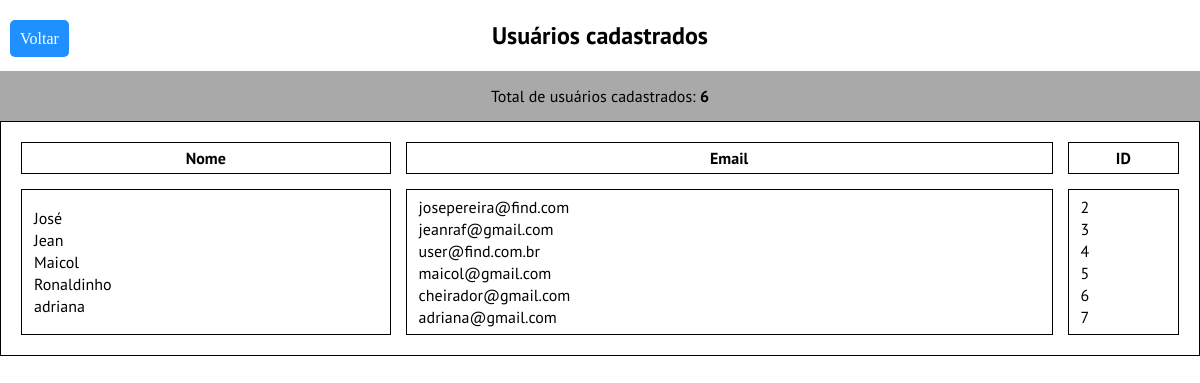
Screenshot of /dashboard-admin/list-user.php with the database file from the repository.
### tables this page shows
CREATE TABLE `user` (
  `id` int(11) NOT NULL,
  `level` int(11) NOT NULL,
  `name` varchar(50) NOT NULL,
  `last_name` varchar(50) NOT NULL,
  `email` varchar(50) NOT NULL,
  `senha` varchar(50) NOT NULL,
  `tel` varchar(15) NOT NULL
);

### dashboard-admin/list-user.php (the view, shortened to what this page needs)
<?php
include '../admin/connect.php';
?>
<!DOCTYPE html>
<html>
    <head>
        <link rel="stylesheet" type="text/css" href="css/list-user.css">
        <link rel="stylesheet" type="text/css" href="css/default.css">
    </head>
    <body>
        <div class="botton">
            <a href="index.php">Voltar</a>
        </div>
        <h2>Usuários cadastrados</h2>
        <div class="content">
            <div class="quantidade">
                <span>Total de usuários cadastrados:
                <b>
                    <?php
                        $result = mysqli_query($connect, "SELECT count(*) as total from user");
                        $data = mysqli_fetch_assoc($result);
                        echo $data['total'];
                        ?>
                </b>
                </span>
            </div>
            <div class="report-user">
                <div class="users">
                    <table style="width:100%">
                      <tr>
                        <th>Nome</th>
                        <th>Email</th>
                        <th>ID</th>
                      </tr>
                      <tr>
                        <td>
                            <?php
                                mysqli_set_charset($connect,'utf8');
                                $sql = "SELECT name FROM user";
                                $resultado = mysqli_query($connect,$sql);
                                while ($linha = mysqli_fetch_array($resultado)){
                                    $nome = $linha["name"];
                                    echo("<p>$nome</p>");
                                }
                            ?>
                        </td>
                          <td>
                            <?php
                            mysqli_set_charset($connect,'utf8');
                                $sql = "SELECT email FROM user";
                                $resultado = mysqli_query($connect,$sql);
                                while ($linha = mysqli_fetch_array($resultado)){
                                    $email = $linha["email"];
                                    echo("<p>$email</p>");
                                }
                            ?>
                          </td>
                          <td>
                            <?php
                            mysqli_set_charset($connect,'utf8');
                                $sql = "SELECT id FROM user";
                                $resultado = mysqli_query($connect,$sql);
                                while ($linha = mysqli_fetch_array($resultado)){
                                    $id = $linha["id"];
                                    echo("<p>$id</p>");
                                }
                            ?>
                          </td>
                      </tr>
                    </table>
                </div>
            </div>
        </div>
    </body>
</html>

### dashboard-admin/css/list-user.css (style rules this page uses)
body { margin:0px; }
.content { font-family: 'PT Sans', sans-serif; }
h2 { font-family: 'PT Sans', sans-serif; text-align: center; }
table, th, td { border: 1px solid black; padding: 5px; }
p { margin: 2px; padding-left: 5px; }
table { border-spacing: 15px; }
.quantidade { width: 100%; height: 50px; background-color: darkgrey; display: flex; justify-content: center; align-items: center; }
.quantidade span { font-family: 'PT Sans', sans-serif; }

### dashboard-admin/css/default.css (style rules this page uses)
.botton { position: absolute; margin-left: 10px; margin-top: 10px; }
.botton a { background-color: dodgerblue; border-radius: 5px; padding: 10px; color: #FFF; text-decoration: none; }

### rows the page displays
user: name "José", email "josepereira@find.com", id "2"
user: name "Jean", email "jeanraf@gmail.com", id "3"
user: name "Maicol", email "maicol@gmail.com", id "5"
user: name "Ronaldinho", email "cheirador@gmail.com", id "6"
user: name "adriana", email "adriana@gmail.com", id "7"
user: email "user@find.com.br", id "4"

### other values shown
$data['total'] "6"
